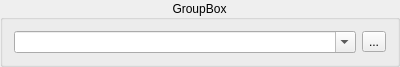
<?xml version="1.0" encoding="UTF-8"?>
<!--
    This file is part of O4erednik.

    O4erednik is free software: you can redistribute it and/or modify
    it under the terms of the GNU General Public License as published by
    the Free Software Foundation, either version 3 of the License or
    (at your option) any later version.

    O4erednik is distributed in the hope that it will be useful,
    but WITHOUT ANY WARRANTY; without even the implied warranty of
    MERCHANTABILITY or FITNESS FOR A PARTICULAR PURPOSE.  See the
    GNU General Public License for more details.

    You should have received a copy of the GNU General Public License
    along with O4erednik.  If not, see <http://www.gnu.org/licenses/>.

    Copyright 2014 Fomichev Dmitriy
-->
<ui version="4.0">
 <class>GroupBox</class>
 <widget class="QGroupBox" name="GroupBox">
  <property name="geometry">
   <rect>
    <x>0</x>
    <y>0</y>
    <width>400</width>
    <height>70</height>
   </rect>
  </property>
  <property name="sizePolicy">
   <sizepolicy hsizetype="Maximum" vsizetype="Maximum">
    <horstretch>0</horstretch>
    <verstretch>0</verstretch>
   </sizepolicy>
  </property>
  <property name="minimumSize">
   <size>
    <width>200</width>
    <height>65</height>
   </size>
  </property>
  <property name="contextMenuPolicy">
   <enum>Qt::DefaultContextMenu</enum>
  </property>
  <property name="windowTitle">
   <string>GroupBox</string>
  </property>
  <property name="autoFillBackground">
   <bool>true</bool>
  </property>
  <property name="locale">
   <locale language="English" country="UnitedStates"/>
  </property>
  <property name="title">
   <string notr="true">GroupBox</string>
  </property>
  <property name="alignment">
   <set>Qt::AlignCenter</set>
  </property>
  <layout class="QHBoxLayout" name="horizontalLayout">
   <property name="sizeConstraint">
    <enum>QLayout::SetMaximumSize</enum>
   </property>
   <item>
    <widget class="QComboBox" name="comboBox">
     <property name="editable">
      <bool>true</bool>
     </property>
    </widget>
   </item>
   <item>
    <widget class="QToolButton" name="toolButton">
     <property name="text">
      <string notr="true">...</string>
     </property>
    </widget>
   </item>
  </layout>
 </widget>
 <resources/>
 <connections/>
</ui>
